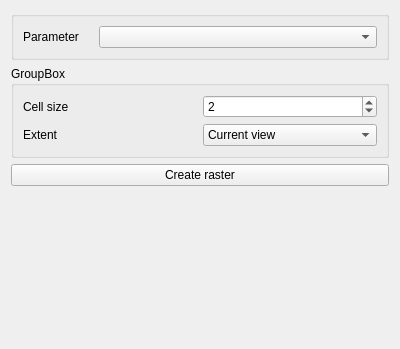
<?xml version="1.0" encoding="UTF-8"?>
<ui version="4.0">
 <class>Raster_RasterCreation</class>
 <widget class="QWidget" name="Raster_RasterCreation">
  <property name="geometry">
   <rect>
    <x>0</x>
    <y>0</y>
    <width>400</width>
    <height>349</height>
   </rect>
  </property>
  <property name="windowTitle">
   <string>Form</string>
  </property>
  <layout class="QVBoxLayout" name="verticalLayout">
   <item>
    <widget class="QGroupBox" name="groupBox_24">
     <property name="sizePolicy">
      <sizepolicy hsizetype="Preferred" vsizetype="Fixed">
       <horstretch>0</horstretch>
       <verstretch>0</verstretch>
      </sizepolicy>
     </property>
     <property name="maximumSize">
      <size>
       <width>16777215</width>
       <height>90</height>
      </size>
     </property>
     <property name="title">
      <string/>
     </property>
     <layout class="QGridLayout" name="gridLayout_26">
      <property name="horizontalSpacing">
       <number>20</number>
      </property>
      <item row="0" column="1">
       <widget class="QComboBox" name="comboBox_parametreschooser_2">
        <property name="sizePolicy">
         <sizepolicy hsizetype="Preferred" vsizetype="Fixed">
          <horstretch>0</horstretch>
          <verstretch>0</verstretch>
         </sizepolicy>
        </property>
       </widget>
      </item>
      <item row="0" column="0">
       <widget class="QLabel" name="label_36">
        <property name="sizePolicy">
         <sizepolicy hsizetype="Fixed" vsizetype="Minimum">
          <horstretch>0</horstretch>
          <verstretch>0</verstretch>
         </sizepolicy>
        </property>
        <property name="text">
         <string>Parameter</string>
        </property>
       </widget>
      </item>
     </layout>
    </widget>
   </item>
   <item>
    <widget class="QGroupBox" name="groupBox_7">
     <property name="title">
      <string>GroupBox</string>
     </property>
     <layout class="QGridLayout" name="gridLayout_6">
      <item row="0" column="0">
       <widget class="QLabel" name="label_37">
        <property name="text">
         <string>Cell size</string>
        </property>
       </widget>
      </item>
      <item row="0" column="1">
       <widget class="QSpinBox" name="spinBox_rastercellsize">
        <property name="maximum">
         <number>999999</number>
        </property>
        <property name="value">
         <number>2</number>
        </property>
       </widget>
      </item>
      <item row="1" column="0">
       <widget class="QLabel" name="label_38">
        <property name="text">
         <string>Extent</string>
        </property>
       </widget>
      </item>
      <item row="1" column="1">
       <widget class="QComboBox" name="comboBox_rasterextent">
        <item>
         <property name="text">
          <string>Current view</string>
         </property>
        </item>
        <item>
         <property name="text">
          <string>Full Extent</string>
         </property>
        </item>
       </widget>
      </item>
     </layout>
    </widget>
   </item>
   <item>
    <widget class="QPushButton" name="pushButton_createraster">
     <property name="text">
      <string>Create raster</string>
     </property>
    </widget>
   </item>
   <item>
    <spacer name="verticalSpacer_2">
     <property name="orientation">
      <enum>Qt::Vertical</enum>
     </property>
     <property name="sizeHint" stdset="0">
      <size>
       <width>20</width>
       <height>168</height>
      </size>
     </property>
    </spacer>
   </item>
  </layout>
 </widget>
 <resources/>
 <connections/>
</ui>
